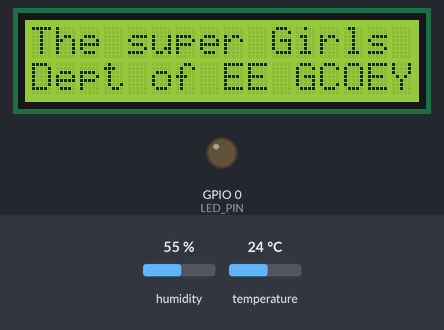
The sketch below on a simulated ESP8266 (Wemos D1 mini). Shown: 16×2 character LCD, output pins drawn as LEDs (lit = HIGH). Inputs (shaded band) come from the test bench; at power-on: humidity 55 %, temperature 24 °C. WiFi joins after 1.5 s; servers stay silent unless stated; uploads are accepted with an empty reply; what the sketch prints to the serial monitor is not drawn.

Above: at 0.7 s.
At 4.2 s:
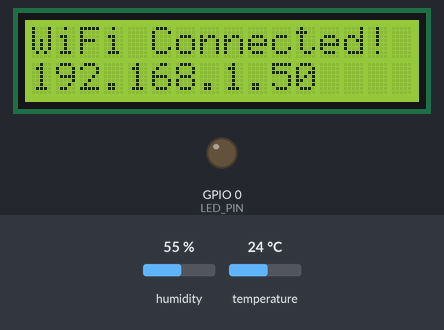

The sketch:

esp8266_the_super_girls.ino
```cpp
/*
 ======================================================================================
  Project: The super Girls - IoT Smart Environment Monitoring & Hardware Automation
  Authors: Renuka, Nisha, Utkarsha
  Department: Dept. of Electrical Engineering, Gov. Engineering Yavatmal
  Hardware:
    - Microcontroller: ESP8266 (NodeMCU ESP-12E / D1 Mini)
    - Temperature & Humidity Sensor: DHT11 connected to Pin D5 (GPIO 14)
    - Actuator: LED connected to Pin D3 (GPIO 0)
    - Display: 16x2 LCD with I2C Module connected to D1 (SCL, GPIO 5) & D2 (SDA, GPIO 4)
  Network Settings:
    - WiFi SSID: IoT
    - WiFi Password: 12345678
 ======================================================================================
*/

#include <ESP8266WiFi.h>
#include <ESP8266HTTPClient.h>
#include <WiFiClient.h>
#include <WiFiClientSecure.h>
#include <DHT.h>
#include <Wire.h>
#include <LiquidCrystal_I2C.h>
#include <ArduinoJson.h>

// ------------------------------------------------------------------------------------
// 1. PIN DEFINITIONS & CONSTANTS
// ------------------------------------------------------------------------------------
#define DHTPIN       14      // Pin D5 corresponds to GPIO 14 on ESP8266
#define DHTTYPE      DHT11   // DHT 11 sensor type
#define LED_PIN      0       // Pin D3 corresponds to GPIO 0 on ESP8266
#define SDA_PIN      4       // Pin D2 corresponds to GPIO 4 (I2C SDA)
#define SCL_PIN      5       // Pin D1 corresponds to GPIO 5 (I2C SCL)

// ------------------------------------------------------------------------------------
// 2. NETWORK & SERVER CONFIGURATION
// ------------------------------------------------------------------------------------
const char* ssid     = "IoT";
const char* password = "12345678";

// Backend Server URL:
// Configured for live Render Cloud Deployment:
const char* serverUrl = "https://iot-project-pn6x.onrender.com";

// API endpoints
String sensorDataEndpoint = String(serverUrl) + "/api/sensor-data";
String deviceSyncEndpoint = String(serverUrl) + "/api/device/sync";

// Optional Device API Key (Must match API_KEY in server .env)
const char* apiKey = "supergirls_esp8266_token_secure";

// ------------------------------------------------------------------------------------
// 3. HARDWARE INSTANCES
// ------------------------------------------------------------------------------------
DHT dht(DHTPIN, DHTTYPE);

// 16x2 LCD I2C address is typically 0x27 or 0x3F
LiquidCrystal_I2C lcd(0x27, 16, 2);

// Timing variables
unsigned long lastSensorPostTime = 0;
const unsigned long sensorPostInterval = 10000; // 10 seconds as specified

unsigned long lastDeviceSyncTime = 0;
const unsigned long deviceSyncInterval = 2500;   // 2.5 seconds sync for responsive LED & LCD

// Cached states to avoid unnecessary LCD flickering
String currentLcdLine1 = "";
String currentLcdLine2 = "";
int currentLedState = -1;

// ------------------------------------------------------------------------------------
// 4. SETUP
// ------------------------------------------------------------------------------------
void setup() {
  Serial.begin(115200);
  delay(500);
  Serial.println("\n\n=========================================");
  Serial.println("  The super Girls - IoT System Booting   ");
  Serial.println("=========================================");

  // Initialize LED Pin
  pinMode(LED_PIN, OUTPUT);
  digitalWrite(LED_PIN, LOW); // LED OFF initially

  // Initialize I2C Bus for LCD
  Wire.begin(SDA_PIN, SCL_PIN);
  lcd.init();
  lcd.backlight();
  lcd.clear();
  lcd.setCursor(0, 0);
  lcd.print("The super Girls ");
  lcd.setCursor(0, 1);
  lcd.print("Dept of EE GCOEY");
  delay(2000);

  // Initialize DHT11
  dht.begin();

  // Connect to WiFi
  connectWiFi();
}

// ------------------------------------------------------------------------------------
// 5. MAIN LOOP
// ------------------------------------------------------------------------------------
void loop() {
  // Ensure WiFi is connected
  if (WiFi.status() != WL_CONNECTED) {
    connectWiFi();
    return;
  }

  unsigned long currentMillis = millis();

  // Task 1: Post DHT11 Sensor Data every 10 Seconds
  if (currentMillis - lastSensorPostTime >= sensorPostInterval) {
    lastSensorPostTime = currentMillis;
    readAndSendSensorData();
  }

  // Task 2: Sync Device State (LED & LCD) every 2.5 Seconds
  if (currentMillis - lastDeviceSyncTime >= deviceSyncInterval) {
    lastDeviceSyncTime = currentMillis;
    syncDeviceState();
  }
}

// ------------------------------------------------------------------------------------
// 6. HELPER FUNCTIONS
// ------------------------------------------------------------------------------------

// WiFi Connection Handler
void connectWiFi() {
  Serial.print("Connecting to WiFi: ");
  Serial.println(ssid);

  lcd.clear();
  lcd.setCursor(0, 0);
  lcd.print("Connecting WiFi:");
  lcd.setCursor(0, 1);
  lcd.print(ssid);

  WiFi.mode(WIFI_STA);
  WiFi.begin(ssid, password);

  int attempts = 0;
  while (WiFi.status() != WL_CONNECTED && attempts < 25) {
    delay(500);
    Serial.print(".");
    attempts++;
  }

  if (WiFi.status() == WL_CONNECTED) {
    Serial.println("\nWiFi Connected Successfully!");
    Serial.print("IP Address: ");
    Serial.println(WiFi.localIP());

    lcd.clear();
    lcd.setCursor(0, 0);
    lcd.print("WiFi Connected!");
    lcd.setCursor(0, 1);
    lcd.print(WiFi.localIP());
    delay(2000);
  } else {
    Serial.println("\nWiFi Connection Failed! Will retry...");
    lcd.clear();
    lcd.setCursor(0, 0);
    lcd.print("WiFi Conn Failed");
    lcd.setCursor(0, 1);
    lcd.print("Retrying...");
  }
}

// Read DHT11 Sensor & Post to Server
void readAndSendSensorData() {
  float humidity = dht.readHumidity();
  float temperature = dht.readTemperature(); // Celsius

  if (isnan(humidity) || isnan(temperature)) {
    Serial.println("[DHT11] Warning: Failed to read from DHT sensor!");
    return;
  }

  Serial.println("----------------------------------------");
  Serial.printf("[DHT11] Temperature: %.1f C | Humidity: %.1f %%\n", temperature, humidity);

  // Prepare JSON payload
  StaticJsonDocument<200> doc;
  doc["temperature"] = temperature;
  doc["humidity"] = humidity;
  doc["api_key"] = apiKey;

  String requestBody;
  serializeJson(doc, requestBody);

  HTTPClient http;
  bool isHttps = String(serverUrl).startsWith("https://");

  if (isHttps) {
    WiFiClientSecure secureClient;
    secureClient.setInsecure(); // Render uses Let's Encrypt SSL certificates
    if (http.begin(secureClient, sensorDataEndpoint)) {
      http.addHeader("Content-Type", "application/json");
      http.addHeader("X-API-Key", apiKey);
      int httpCode = http.POST(requestBody);
      Serial.printf("[HTTP POST HTTPS] Code: %d\n", httpCode);
      http.end();
    }
  } else {
    WiFiClient client;
    if (http.begin(client, sensorDataEndpoint)) {
      http.addHeader("Content-Type", "application/json");
      http.addHeader("X-API-Key", apiKey);
      int httpCode = http.POST(requestBody);
      Serial.printf("[HTTP POST HTTP] Code: %d\n", httpCode);
      http.end();
    }
  }
}

// Sync Device State (LED and LCD text) from Server
void syncDeviceState() {
  HTTPClient http;
  bool isHttps = String(serverUrl).startsWith("https://");
  int httpCode = 0;
  String payload = "";

  if (isHttps) {
    WiFiClientSecure secureClient;
    secureClient.setInsecure();
    if (http.begin(secureClient, deviceSyncEndpoint)) {
      http.addHeader("X-API-Key", apiKey);
      httpCode = http.GET();
      if (httpCode == HTTP_CODE_OK) payload = http.getString();
      http.end();
    }
  } else {
    WiFiClient client;
    if (http.begin(client, deviceSyncEndpoint)) {
      http.addHeader("X-API-Key", apiKey);
      httpCode = http.GET();
      if (httpCode == HTTP_CODE_OK) payload = http.getString();
      http.end();
    }
  }

  if (httpCode == HTTP_CODE_OK && payload.length() > 0) {
    StaticJsonDocument<512> doc;
    DeserializationError error = deserializeJson(doc, payload);

    if (!error) {
      int newLedState = doc["led"];
      String newLcdLine1 = doc["l1"].as<String>();
      String newLcdLine2 = doc["l2"].as<String>();

      // 1. Actuate LED if state changed
      if (newLedState != currentLedState) {
        currentLedState = newLedState;
        digitalWrite(LED_PIN, currentLedState == 1 ? HIGH : LOW);
        Serial.printf("[LED ACTUATOR] State changed -> %s\n", currentLedState == 1 ? "HIGH (ON)" : "LOW (OFF)");
      }

      // 2. Update LCD if message changed
      if (newLcdLine1 != currentLcdLine1 || newLcdLine2 != currentLcdLine2) {
        currentLcdLine1 = newLcdLine1;
        currentLcdLine2 = newLcdLine2;

        lcd.clear();
        lcd.setCursor(0, 0);
        lcd.print(currentLcdLine1.substring(0, 16));
        lcd.setCursor(0, 1);
        lcd.print(currentLcdLine2.substring(0, 16));

        Serial.println("[LCD ACTUATOR] Display Updated:");
        Serial.printf("  Line 1: %s\n", currentLcdLine1.c_str());
        Serial.printf("  Line 2: %s\n", currentLcdLine2.c_str());
      }
    }
  }
}
```

Measured:
- what the display in image 0 shows lasts 2.0 s, from 0.6 s to 2.6 s
